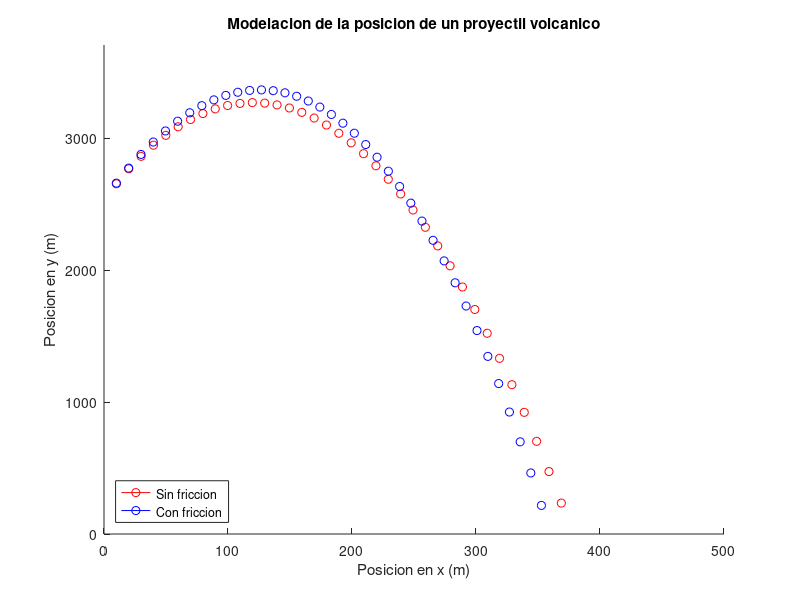

Write MATLAB code to recreate this figure.
%%Proyecto simulacion de proyectiles de un volcan, empleando MATLAB

%%Miembros
%%Axel Giovanni Villanueva Cuéllar. A00828073
%%Juan Carlos Garfias Tovar. A01652138
%%Hernán Salinas Ibarra. A01570409
%%Alejandro Daniel Gonzalez Carrillo. A01570396
%%Abraham Cepeda Oseguera. A00827666

%%Movimiento parabólico sin resistencia
%%Movimiento parabólico con resistencia del viento con Euler

%%Euler es y(0+\delta T) = y0 + (y\prima(x) * \delta t)

%%Variables
x0 = 0;%%X inicial
y0 = 2547.429;%%Y inicial
v = 114.37;%%Velocidad inicial
a = 85*(pi/180);%%Angulo inicial
dt = 1;%%Delta t
ac = 0;%%Aceleracion
f = 11.79; %%Friccion
m = 11612.4426869536;%%Masa


%%Constantes
g = -9.81;%% gravedad

%%Escala de la grafica
xmove = 500;
maxheight = ((v^2*(sin(a))^2)/abs(2*g))+y0+500;


%%Modelado
figure(1);
i = dt;
graphc = true;
vy0=v*sin(a);


%%Caso 0 con friccion
vx2 = v*cos(a);
vy2 = v*sin(a);
fx = f/vx2;
fy = f/vy2;
ax =-0.039;
ay=-10;
x2=0;
y2=y0;

vx2a = vx2;
vy2a = vy2;
axa = ax;
aya = ay;


while graphc
    hold on
    if i == dt
        %%SF
            vx1 = v*cos(a);
            vy1 = vy0;
            x1 = vx1*i;
            y1 = vy1+(1/2)*(g*i^2)+y0;
        %%CF
        x2 = x2+vx2;
        y2 = y2 +vy2;
        vx2 = axa+vx2a;
        vy2 = ax+vy2a;
        ax = (vx2-vx2a)/dt;
        ay = (vy2-vy2a)/dt
        fx = f/vx2;
        fy = f/vy2;
    else
        %%SF
            x1 = vx1*i;
            y1 = vy1+y1;
            vx1 = v*cos(a);
            vy1 = vy0+(g*i);
        %%CF
        x2 = x2+vx2;
        y2 = y2 +vy2;
        vx2 = axa+vx2a;
        vy2 = aya+vy2a;
        fx = f/vx2;
        fy = f/vy2;
        vx2a = vx2;
        vy2a = vy2;
    end
    ylim([0 maxheight]);
    xlim([0 xmove])
    plot(x1,y1,'-or');
    plot(x2,y2,'-ob');
    title('Modelacion de la posicion de un proyectil volcanico')
    xlabel('Posicion en x (m)');
    ylabel('Posicion en y (m)') 
    legend({'Sin friccion','Con friccion'},'Location','southwest')
    %%disp(vy);
    pause(0.1)
    hold off
    i=i+dt;
    if y1 <=0
        graphc = false;
    end
end